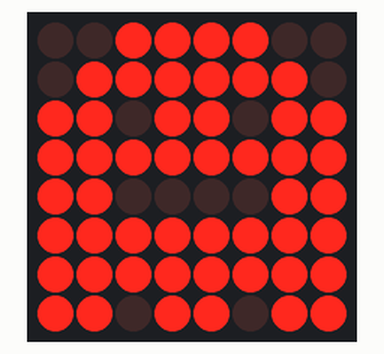
Bench run of a sketch on a simulated Arduino Uno, built with avr-gcc and run on an emulated ATmega328P. On the bench: 8×8 LED matrix.

Above: at 0.16 s.
At 0.78 s:
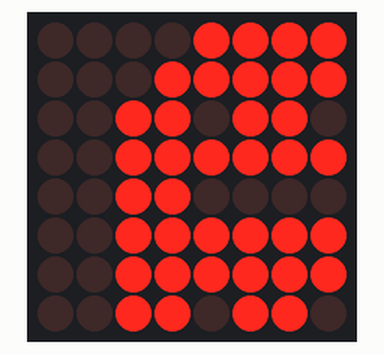
At 1.4 s:
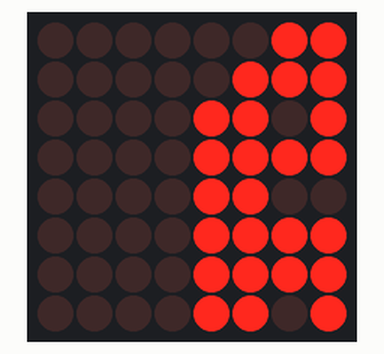
At 2.64 s:
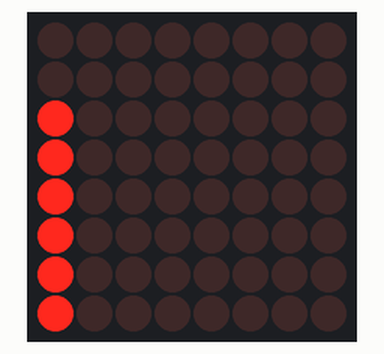
At 3.88 s:
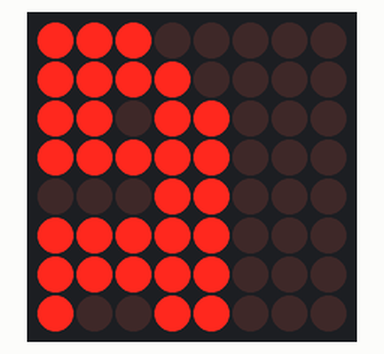
At 5.12 s:
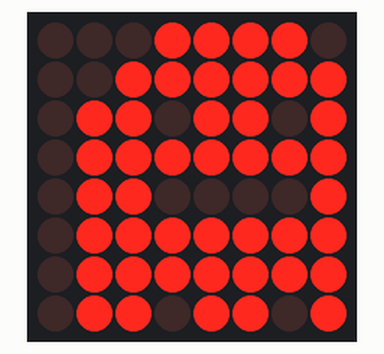

The sketch:

PacMan.ino
```cpp
#include <LedControl.h>
LedControl display=LedControl(12,11,10,1); //DIN=12, CLK=11, CS=10, use 1 max7219

void setup()
{
  display.shutdown(0,false); // turn off power saving, enables display
  display.setIntensity(0,1); // sets brightness (0~15 possible values)
  display.clearDisplay(0); // clear screen
}
const uint64_t IMAGES[] = { //Ghost image
  0xdbffffc3ffdb7e3c,
  0xb6fefe86feb6fc78,
  0x6cfcfc0cfc6cf8f0,
  0xd8f8f818f8d8f0e0,
  0xb0f0f030f0b0e0c0,
  0x60e0e060e060c080,
  0xc0c0c0c0c0c08000,
  0x8080808080800000,
  0x0101010101010000,
  0x0303030303030100,
  0x0607070607060301,
  0x0c0f0f0c0f0d0703,
  0x191f1f181f1b0f07,
  0x333f3f303f361f0f,
  0x667f7f617f6d3f1e
};
const int IMAGES_LEN = sizeof(IMAGES)/8;

void displayImage(uint64_t image) {
  for (int i = 0; i < 8; i++) {
    byte row = (image >> i * 8) & 0xFF;
    for (int j = 0; j < 8; j++) {
      display.setLed(0, i, j, bitRead(row, j));
    }
  }
}

int i = 0;

void loop() {
  displayImage(IMAGES[i]);
  if (++i >= IMAGES_LEN ) {
    i = 0;
  }
  delay(300);
}
```

Measured:
- by itself, everything shown: repeats every 4.7 s, in 15 steps
